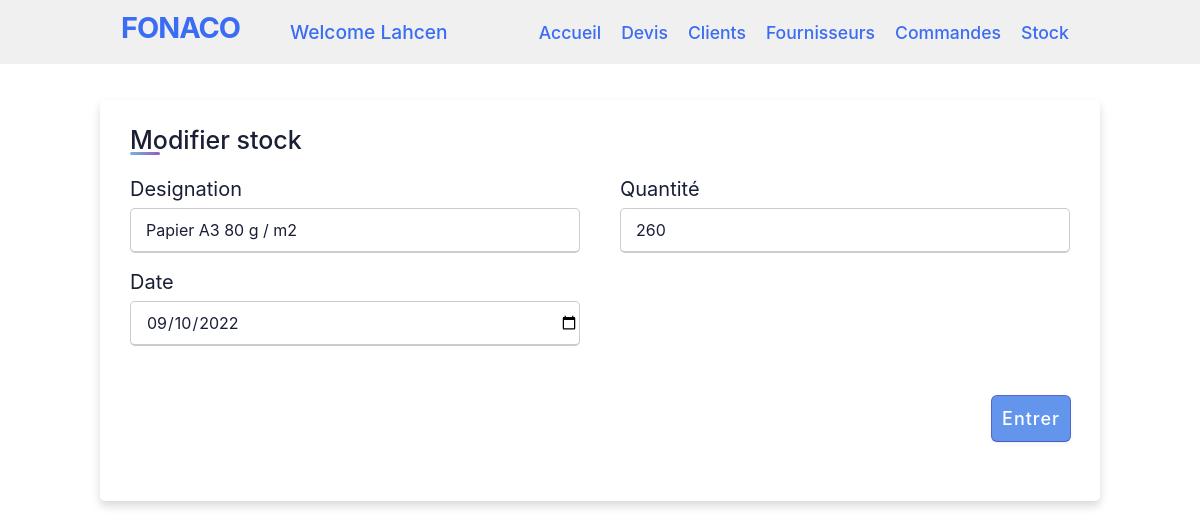
/editStock.php?ID=11 (signed in), run on the app's committed database.
### tables this page shows
CREATE TABLE `stock` (
  `id_stock` int(25) NOT NULL,
  `designation` varchar(25) NOT NULL,
  `qte` int(25) NOT NULL,
  `date` date NOT NULL
);

### editstock.php (the view, shortened to what this page needs)
<?php
include 'header.php';
$test = $_GET['ID'];
$sqltest = "select * from stock where id_stock =" . $test;
$resulttest = mysqli_query($conn, $sqltest) or die("bad query");
?>
<div class="container">
    <div class="title">Modifier stock</div>
    <div class="content">
        <form method="post" action="">
            <?php while ($row = mysqli_fetch_assoc($resulttest)) { ?>
                <div class="user-details">
                    <div class="input-box">
                        <span class="details">Designation</span>
                        <input type="text" name="designation" value="<?php echo $row['designation']; ?>" required>
                    </div>
                    <div class="input-box">
                        <span class="details">Quantité</span>
                        <input type="number" name="qte" value="<?php echo $row['qte']; ?>" required>
                    </div>
                    <div class="input-box">
                        <span class="details">Date</span>
                        <input type="date" name="date" value="<?php echo $row['date']; ?>" required>
                    </div>
                </div>
                <div class="button">
                    <input type="submit" value="Entrer" name="submit">
                </div>
            <?php }; ?>
        </form>
    </div>
</div>
</body>
</html>

### style/style-trf.css (style rules this page uses)
* { margin: 0; padding: 0; box-sizing: border-box; font-family: 'Poppins',sans-serif; }
body { display: flex; justify-content: center; }
.container { max-width: 1000px; width: 100%; background-color: #fff; padding: 25px 30px; border-radius: 5px; box-shadow: 0 5px 10px rgba(0,0,0,0.15); margin-top: 100px; }
.container .title { font-size: 25px; font-weight: 500; position: relative; }
.container .title::before { content: ""; position: absolute; left: 0; bottom: 0; height: 3px; width: 30px; border-radius: 5px; background: linear-gradient(135deg, #71b7e6, #9b59b6); }
.content form .user-details { display: flex; flex-wrap: wrap; justify-content: space-between; margin: 20px 0 12px 0; }
form .user-details .input-box { margin-bottom: 15px; width: calc(100% / 2 - 20px); }
form .input-box span.details { display: block; margin-bottom: 5px; }
.user-details .input-box input { height: 45px; width: 100%; outline: none; font-size: 16px; border-radius: 5px; padding-left: 15px; border: 1px solid #ccc; border-bottom-width: 2px; transition: all 0.3s ease; }
form .button { height: 45px; margin: 35px 0 }
form .button input { height: 100%; width: auto; padding: 0 10px; float: right; border-radius: 5px; border: none; color: #fff; font-size: 18px; font-weight: 500; letter-spacing: 1px; cursor: pointer; transition: all 0.3s ease; background-color:cornflowerblue; }

### style/style.css (style rules this page uses)
* { padding: 0; margin: 0; color: #1a1f36; box-sizing: border-box; word-wrap: break-word; font-family: -apple-system,BlinkMacSystemFont,Segoe UI,Roboto,Helvetica Neue,Ubuntu,sans-serif; }
body { min-height: 100%; background-color: #ffffff; }
span { display: block; font-size: 20px; line-height: 28px; color: #1a1f36; }
input[type="submit"] { background-color: rgb(84, 105, 212); box-shadow: rgba(0, 0, 0, 0) 0px 0px 0px 0px, rgba(0, 0, 0, 0) 0px 0px 0px 0px, rgba(0, 0, 0, 0.12) 0px 1px 1px 0px, rgb(84, 105, 212) 0px 0px 0px 1px, rgba(0, 0, 0, 0) 0px 0px 0px 0px, rgba(0, 0, 0, 0) 0px 0px 0px 0px, rgba(60, 66, 87, 0.08) 0px 2px 5px 0px; color: #fff; font-weight: 600; cursor: pointer; }

### data on the page
stock: designation "Papier A3 80 g / m2", qte "260", date "09/10/2022"

### other printed values
$_SESSION['username'] "Lahcen"
